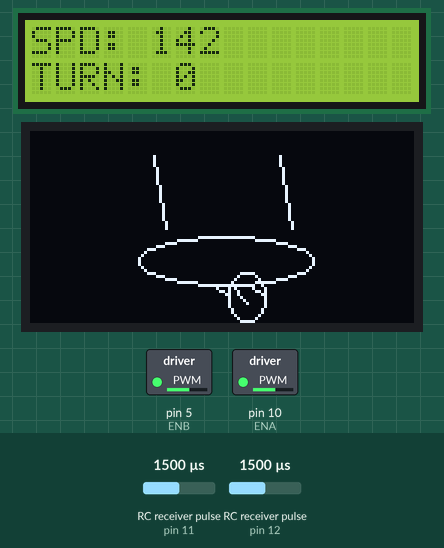
The sketch below on a simulated Arduino Nano, built with avr-gcc and run on an emulated ATmega328P. Parts: 16×2 character LCD, 128×64 one-colour display, switched loads named in the sketch (green lamp = pin HIGH). Wiring (inferred from the names in the program): 2 × RC receiver channel: data pin 11 / data pin 12. Inputs (shaded band) come from the test bench; at power-on: RC receiver pulse (sensors on pin 11, pin 12) 1500 µs.

Above: at 1.3 s.
1.4 s: RC receiver pulse (sensor on pin 11) set to 1020 µs
At 2.6 s:
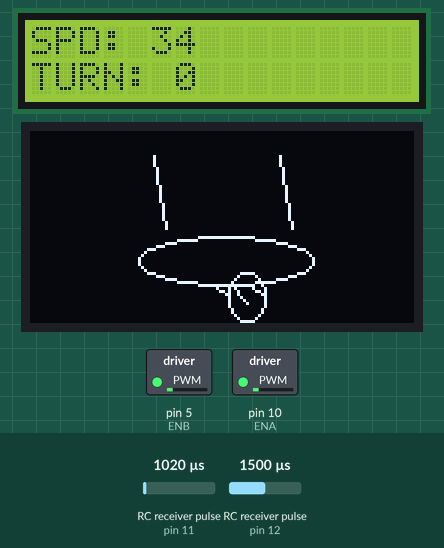
2.9 s: RC receiver pulse (sensor on pin 12) set to 1020 µs
At 4.0 s:
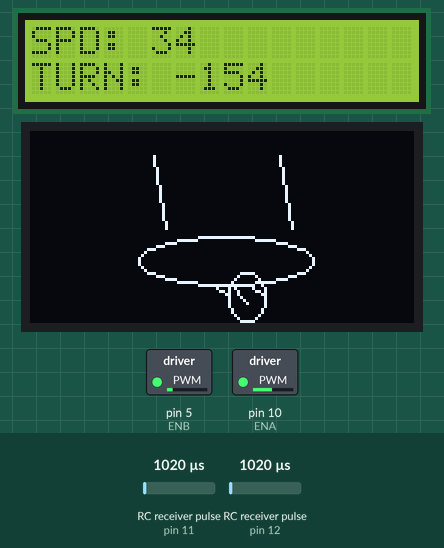
5.9 s: RC receiver pulse (sensor on pin 11) set to 1250 µs
At 6.9 s:
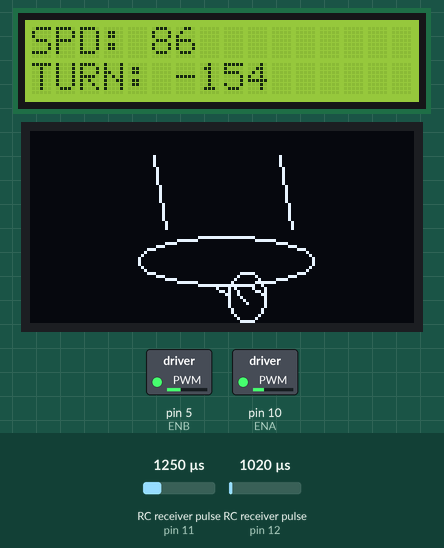
7.8 s: RC receiver pulse (sensor on pin 12) set to 1250 µs
At 8.7 s:
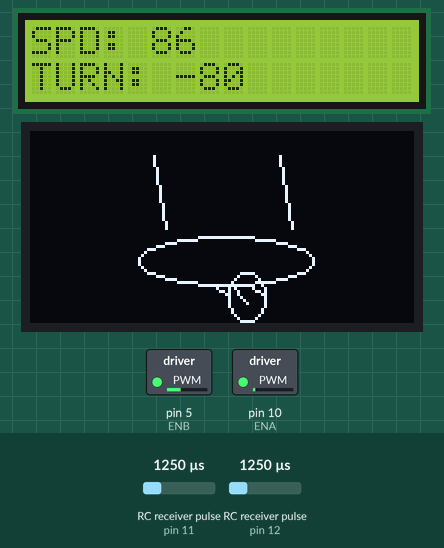
9.6 s: RC receiver pulse (sensor on pin 11) set to 1500 µs
At 10.3 s:
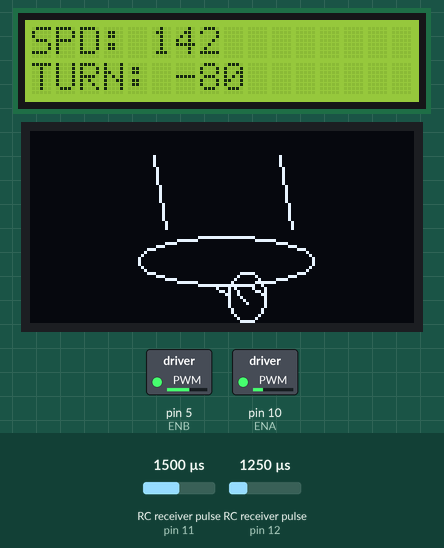
11.3 s: RC receiver pulse (sensor on pin 12) set to 1750 µs
At 12.0 s:
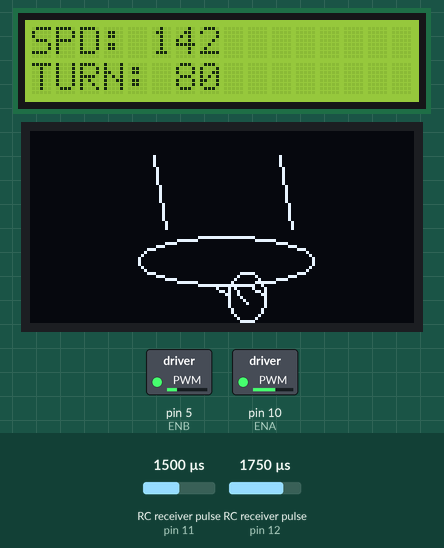
Timing chart, 0 to 14.1 s (numbered marks = the images above; inputs shaded):
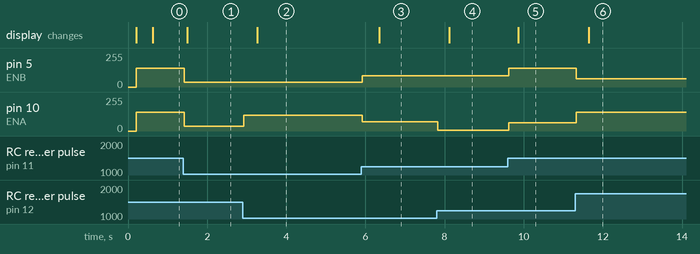

Measured:
- after the input at 1.4 s, pin 5 (ENB), pin 10 (ENA): 142/255 → 34/255 at once; the display: changes after 0.10 s (image 1)
- after the input at 2.9 s, pin 10 (ENA): 34/255 → 120/255 at once; the display: changes after 0.36 s (image 2)
- after the input at 5.9 s, pin 5 (ENB): 34/255 → 86/255 at once; pin 10 (ENA): 120/255 → 68/255 at once; the display: changes after 0.44 s (image 3)
- after the input at 7.8 s, pin 10 (ENA): 68/255 → 6/255 at once; the display: changes after 0.32 s (image 4)
- after the input at 9.6 s, pin 5 (ENB): 86/255 → 142/255 at once; pin 10 (ENA): 6/255 → 62/255 at once; the display: changes after 0.26 s (image 5)
- after the input at 11.3 s, pin 5 (ENB): 142/255 → 62/255 at once; pin 10 (ENA): 62/255 → 142/255 at once; the display: changes after 0.34 s (image 6)

The sketch:

radioNanoBot.ino
```cpp
// (licence header left out)
#include "MotorL298NController.h"
#include "LiquidCrystal_I2C.h"
#include "U8g2lib.h"

// INPUT pins for the radio-control throttle and turning channels
const uint8_t RC_CH_THROTTLE = 11;
const uint8_t RC_CH_TURN = 12;

// pins to operate motors driver
const uint8_t ENA = 10;
const uint8_t IN1 = 9;
const uint8_t IN2 = 8;
const uint8_t IN3 = 7;
const uint8_t IN4 = 6;
const uint8_t ENB = 5;

// refresh the screen every n-th cycle
const uint16_t SCREEN_REFRESH_DURATION = 20;
uint16_t screenRefreshCounter = SCREEN_REFRESH_DURATION;

//MOTOR CONTROLLER
MotorL298NController motorController(ENA, IN1, IN2, ENB, IN3, IN4);

// Back screen - a 16 by 2 TFT text LCD
// set the LCD address to 0x27 for a 16 chars and 2 line display
LiquidCrystal_I2C backLCD = LiquidCrystal_I2C(0x27, 16, 2);

// A front screen - a 128x64 monochrome LCD
U8G2_SH1106_128X64_NONAME_1_HW_I2C u8g2(U8G2_R0);

// initialize the front screen
void initFrontLCD() {
	u8g2.begin();
	u8g2.firstPage();
	// this code draws a funny smile
	do {
		u8g2.drawLine(41, 8, 45, 32);
		u8g2.drawLine(83, 8, 87, 32);
		u8g2.drawEllipse(65, 43, 29, 8,
				U8G2_DRAW_LOWER_LEFT | U8G2_DRAW_LOWER_RIGHT);
		u8g2.drawLine(73, 51, 78, 55);
		u8g2.drawLine(61, 51, 66, 55);
		u8g2.drawLine(67, 51, 72, 57);
		u8g2.drawEllipse(72, 55, 6, 8,
				U8G2_DRAW_LOWER_LEFT | U8G2_DRAW_LOWER_RIGHT);
	} while (u8g2.nextPage());
}

// this function is called at every loop cycle
// once in a while it outputs to the back LCD the received
// throttle and turning values
void refreshBackLCD(int16_t speedL, int16_t turnRate) {
	// refresh the back screen every n-th cycle
	if (screenRefreshCounter == 0) {
		backLCD.clear();
		backLCD.print("SPD: ");
		backLCD.print(speedL);
		backLCD.setCursor(0, 1);
		backLCD.print("TURN: ");
		backLCD.print(turnRate);
		screenRefreshCounter = SCREEN_REFRESH_DURATION;
	} else {
		screenRefreshCounter--;
	}
}

// a standard Arduino setting-up function
// is called once, right after the board start up
void setup() {
	// initialize the back LCD
	backLCD.init();
	// turn off the auto-scroll, we will control the text output position on our own
	backLCD.noAutoscroll();
	// turn on the backlight
	backLCD.backlight();
	// greet the world
	backLCD.print("Initializing...");

	// these pins are used to read the RC receiver channels
	pinMode(RC_CH_TURN, INPUT);
	pinMode(RC_CH_THROTTLE, INPUT);

	// initialize the front screen
	initFrontLCD();

	// the robot is ready for action
	backLCD.clear();
	backLCD.print("HELLO MASTER!");
}

// the main loop - called continuously
void loop() {
	// read the RC sticks positions
	long chThrottle = pulseIn(RC_CH_THROTTLE, HIGH, 30000); // need to specify 30000 here for Nano
	long chTurn = pulseIn(RC_CH_TURN, HIGH, 30000);

	// values below 900 mean the receiver has no signal from the transmitter
	if (chThrottle < 900) {
		backLCD.setCursor(0, 1);
		backLCD.print("No signal...");
		motorController.go(0);
	} else {
		int16_t speedL = 0;
		// cut off the low throttle values (below 1000), so the motors will be turned off
		// otherwise you will be hearing an annoying squeak at the near-zero throttle positions
		if (chThrottle > 1000) {
			// translate the radio control input (range 1000 to 2000)
			// to the motors operations range (30 to 255)
			speedL = map(chThrottle, 1000, 2000, 30, 255);
		}
		// set the motors initially to the same speed
		int16_t speedR = speedL;

		// shifting the turning stick reduces the corresponding motor speed by max 160 points (of 255)
		int16_t turnRate = map(chTurn, 1000, 2000, -160, 160);

		// refresh the back screen every n-th cycle
		refreshBackLCD(speedL, turnRate);

		// send the speed commands to the motors
		// taking the turning value to the account
		if (turnRate > 0) {
			motorController.go(speedL, speedR - turnRate);
		} else {
			motorController.go(speedL + turnRate, speedR);
		}
	}
}
```

MotorL298NController.cpp
```cpp
// (licence header left out)
#include "MotorL298NController.h"

MotorL298NController::MotorL298NController(uint8_t in_ENA, uint8_t in_IN1, uint8_t in_IN2,
		uint8_t in_ENB, uint8_t in_IN3, uint8_t in_IN4) {
	ENA = in_ENA;
	IN1 = in_IN1;
	IN2 = in_IN2;
	ENB = in_ENB;
	IN3 = in_IN3;
	IN4 = in_IN4;
}

void MotorL298NController::go(int16_t speed) {
	go(speed, speed);
}

void MotorL298NController::go(int16_t leftSpeed, int16_t rightSpeed) {
	bool goLeftForward = true;
	bool goRightForward = true;

	if (leftSpeed != currentLeftSpeed) {
		currentLeftSpeed = leftSpeed;
		if (leftSpeed < 0) {
			goLeftForward = false;
			leftSpeed = -leftSpeed;
		}

		digitalWrite(IN1, goLeftForward ? LOW : HIGH);
		digitalWrite(IN2, goLeftForward ? HIGH : LOW);
		analogWrite(ENA, leftSpeed);
	}

	if (rightSpeed != currentRightSpeed) {
		currentRightSpeed = rightSpeed;
		if (rightSpeed < 0) {
			goRightForward = false;
			rightSpeed = -rightSpeed;
		}

		digitalWrite(IN3, goRightForward ? LOW : HIGH);
		digitalWrite(IN4, goRightForward ? HIGH : LOW);
		analogWrite(ENB, rightSpeed);
	}
}
```

MotorL298NController.h
```cpp
// (licence header left out)
#ifndef MOTORL298NCONTROLLER_H_
#define MOTORL298NCONTROLLER_H_

#include <Arduino.h>

/*
 * Motors controlling class
 */
class MotorL298NController {
private:
	uint8_t ENA, IN1, IN2, ENB, IN3, IN4;
	int16_t currentLeftSpeed = 0;
	int16_t currentRightSpeed = 0;
public:
	// Constructs the controlling object
	// Arduino pin numbers must be provided as the input parameters
	MotorL298NController(uint8_t in_ENA, uint8_t in_IN1, uint8_t in_IN2,
			uint8_t in_ENB, uint8_t in_IN3, uint8_t in_IN4);
	// Run both motors at the speed specified. Speed can be between -255 (backward) and 255 (forward)
	void go(int16_t speed);
	// Run each motor at different speed
	void go(int16_t leftSpeed, int16_t rightSpeed);
};

#endif /* MOTORL298NCONTROLLER_H_ */
```
